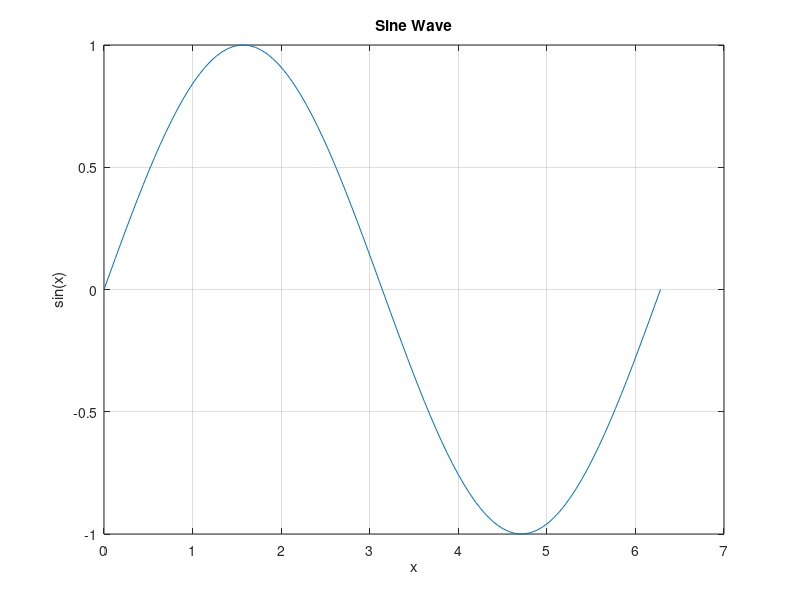

Here is the MATLAB script that generated this plot:
% Plotting a Sine Wave

x = linspace(0, 2*pi, 100);  % Create 100 points between 0 and 2*pi
y = sin(x);                  % Compute the sine of each point

figure;                      % Create a new figure window
plot(x, y);                  % Plot y vs. x
title('Sine Wave');
xlabel('x');
ylabel('sin(x)');
grid on;                     % Turn the grid on
